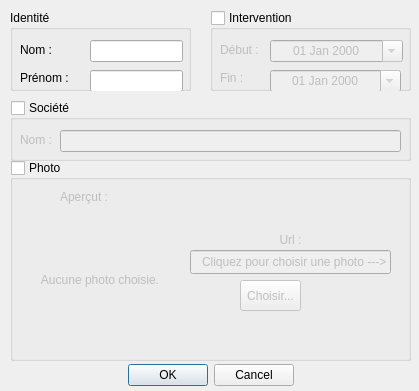
<?xml version="1.0" encoding="UTF-8"?>
<ui version="4.0">
 <class>PersonDialog</class>
 <widget class="QDialog" name="PersonDialog">
  <property name="geometry">
   <rect>
    <x>0</x>
    <y>0</y>
    <width>419</width>
    <height>391</height>
   </rect>
  </property>
  <property name="windowTitle">
   <string>Saisir les informations d'une personne</string>
  </property>
  <widget class="QDialogButtonBox" name="buttonBox">
   <property name="geometry">
    <rect>
     <x>20</x>
     <y>360</y>
     <width>381</width>
     <height>31</height>
    </rect>
   </property>
   <property name="orientation">
    <enum>Qt::Horizontal</enum>
   </property>
   <property name="standardButtons">
    <set>QDialogButtonBox::Cancel|QDialogButtonBox::Ok</set>
   </property>
   <property name="centerButtons">
    <bool>true</bool>
   </property>
  </widget>
  <widget class="QGroupBox" name="groupBox">
   <property name="geometry">
    <rect>
     <x>10</x>
     <y>10</y>
     <width>181</width>
     <height>81</height>
    </rect>
   </property>
   <property name="title">
    <string>Identité</string>
   </property>
   <widget class="QLineEdit" name="nameLineEdit">
    <property name="geometry">
     <rect>
      <x>80</x>
      <y>30</y>
      <width>93</width>
      <height>22</height>
     </rect>
    </property>
    <property name="text">
     <string/>
    </property>
   </widget>
   <widget class="QLabel" name="nameLabel">
    <property name="geometry">
     <rect>
      <x>10</x>
      <y>32</y>
      <width>41</width>
      <height>16</height>
     </rect>
    </property>
    <property name="text">
     <string>Nom :</string>
    </property>
   </widget>
   <widget class="QLineEdit" name="firstnameLineEdit">
    <property name="geometry">
     <rect>
      <x>80</x>
      <y>60</y>
      <width>93</width>
      <height>22</height>
     </rect>
    </property>
    <property name="text">
     <string/>
    </property>
   </widget>
   <widget class="QLabel" name="firstnameLabel">
    <property name="geometry">
     <rect>
      <x>10</x>
      <y>60</y>
      <width>61</width>
      <height>16</height>
     </rect>
    </property>
    <property name="text">
     <string>Prénom :</string>
    </property>
   </widget>
  </widget>
  <widget class="QGroupBox" name="groupBox_2">
   <property name="enabled">
    <bool>true</bool>
   </property>
   <property name="geometry">
    <rect>
     <x>210</x>
     <y>10</y>
     <width>201</width>
     <height>81</height>
    </rect>
   </property>
   <property name="title">
    <string>Intervention</string>
   </property>
   <property name="checkable">
    <bool>true</bool>
   </property>
   <property name="checked">
    <bool>false</bool>
   </property>
   <widget class="QDateEdit" name="startDateEdit">
    <property name="geometry">
     <rect>
      <x>60</x>
      <y>30</y>
      <width>133</width>
      <height>22</height>
     </rect>
    </property>
    <property name="alignment">
     <set>Qt::AlignCenter</set>
    </property>
    <property name="displayFormat">
     <string>dd MMM yyyy</string>
    </property>
    <property name="calendarPopup">
     <bool>true</bool>
    </property>
   </widget>
   <widget class="QLabel" name="debutLabel">
    <property name="geometry">
     <rect>
      <x>10</x>
      <y>32</y>
      <width>51</width>
      <height>16</height>
     </rect>
    </property>
    <property name="text">
     <string>Début :</string>
    </property>
   </widget>
   <widget class="QLabel" name="endLabel">
    <property name="geometry">
     <rect>
      <x>10</x>
      <y>60</y>
      <width>31</width>
      <height>16</height>
     </rect>
    </property>
    <property name="text">
     <string>Fin :</string>
    </property>
   </widget>
   <widget class="QDateEdit" name="endDateEdit">
    <property name="geometry">
     <rect>
      <x>60</x>
      <y>60</y>
      <width>131</width>
      <height>22</height>
     </rect>
    </property>
    <property name="alignment">
     <set>Qt::AlignCenter</set>
    </property>
    <property name="displayFormat">
     <string>dd MMM yyyy</string>
    </property>
    <property name="calendarPopup">
     <bool>true</bool>
    </property>
   </widget>
  </widget>
  <widget class="QGroupBox" name="groupBox_3">
   <property name="geometry">
    <rect>
     <x>10</x>
     <y>100</y>
     <width>401</width>
     <height>61</height>
    </rect>
   </property>
   <property name="title">
    <string>Société</string>
   </property>
   <property name="checkable">
    <bool>true</bool>
   </property>
   <property name="checked">
    <bool>false</bool>
   </property>
   <widget class="QLabel" name="companyLabel">
    <property name="geometry">
     <rect>
      <x>10</x>
      <y>30</y>
      <width>41</width>
      <height>20</height>
     </rect>
    </property>
    <property name="text">
     <string>Nom :</string>
    </property>
   </widget>
   <widget class="QLineEdit" name="companyLineEdit">
    <property name="geometry">
     <rect>
      <x>50</x>
      <y>30</y>
      <width>341</width>
      <height>22</height>
     </rect>
    </property>
    <property name="text">
     <string/>
    </property>
   </widget>
  </widget>
  <widget class="QGroupBox" name="groupBox_4">
   <property name="geometry">
    <rect>
     <x>10</x>
     <y>160</y>
     <width>401</width>
     <height>201</height>
    </rect>
   </property>
   <property name="title">
    <string>Photo</string>
   </property>
   <property name="checkable">
    <bool>true</bool>
   </property>
   <property name="checked">
    <bool>false</bool>
   </property>
   <widget class="QLabel" name="photoLabel">
    <property name="geometry">
     <rect>
      <x>20</x>
      <y>50</y>
      <width>140</width>
      <height>140</height>
     </rect>
    </property>
    <property name="sizePolicy">
     <sizepolicy hsizetype="Preferred" vsizetype="Preferred">
      <horstretch>0</horstretch>
      <verstretch>0</verstretch>
     </sizepolicy>
    </property>
    <property name="font">
     <font>
      <pointsize>9</pointsize>
     </font>
    </property>
    <property name="styleSheet">
     <string notr="true"/>
    </property>
    <property name="text">
     <string>Aucune photo choisie.</string>
    </property>
    <property name="scaledContents">
     <bool>true</bool>
    </property>
    <property name="alignment">
     <set>Qt::AlignCenter</set>
    </property>
   </widget>
   <widget class="QPushButton" name="photoPathPushButton">
    <property name="geometry">
     <rect>
      <x>230</x>
      <y>120</y>
      <width>61</width>
      <height>31</height>
     </rect>
    </property>
    <property name="text">
     <string>Choisir...</string>
    </property>
   </widget>
   <widget class="QLineEdit" name="photoPathLineEdit">
    <property name="enabled">
     <bool>false</bool>
    </property>
    <property name="geometry">
     <rect>
      <x>180</x>
      <y>90</y>
      <width>201</width>
      <height>24</height>
     </rect>
    </property>
    <property name="text">
     <string>Cliquez pour choisir une photo ---&gt;</string>
    </property>
    <property name="alignment">
     <set>Qt::AlignRight|Qt::AlignTrailing|Qt::AlignVCenter</set>
    </property>
    <property name="readOnly">
     <bool>true</bool>
    </property>
   </widget>
   <widget class="QLabel" name="photoPathLabel">
    <property name="geometry">
     <rect>
      <x>190</x>
      <y>70</y>
      <width>181</width>
      <height>20</height>
     </rect>
    </property>
    <property name="text">
     <string>Url :</string>
    </property>
    <property name="alignment">
     <set>Qt::AlignCenter</set>
    </property>
   </widget>
   <widget class="QLabel" name="label">
    <property name="geometry">
     <rect>
      <x>50</x>
      <y>30</y>
      <width>57</width>
      <height>14</height>
     </rect>
    </property>
    <property name="text">
     <string>Aperçut :</string>
    </property>
   </widget>
  </widget>
 </widget>
 <resources/>
 <connections>
  <connection>
   <sender>buttonBox</sender>
   <signal>accepted()</signal>
   <receiver>PersonDialog</receiver>
   <slot>accept()</slot>
   <hints>
    <hint type="sourcelabel">
     <x>248</x>
     <y>254</y>
    </hint>
    <hint type="destinationlabel">
     <x>157</x>
     <y>274</y>
    </hint>
   </hints>
  </connection>
  <connection>
   <sender>buttonBox</sender>
   <signal>rejected()</signal>
   <receiver>PersonDialog</receiver>
   <slot>reject()</slot>
   <hints>
    <hint type="sourcelabel">
     <x>316</x>
     <y>260</y>
    </hint>
    <hint type="destinationlabel">
     <x>286</x>
     <y>274</y>
    </hint>
   </hints>
  </connection>
 </connections>
</ui>
